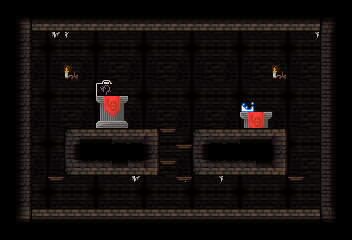

This game map was drawn from its Tiled (.tmx) file and the tilesets committed beside it. A one-line description and the trimmed map source follow:
An orthogonal 22x15 tile map with 16x16 px tiles, 5 tile layers (back, deco, stage, unit, ...).

<map version="1.0" orientation="orthogonal" renderorder="right-down" width="22" height="15" tilewidth="16" tileheight="16" nextobjectid="4">
 <tileset firstgid="1" name="dungeonTileSet" tilewidth="16" tileheight="16" tilecount="1024">
  <image source="dungeonTileset.png" width="512" height="512" />
  <terraintypes>
   <terrain name="block" tile="-1" />
  </terraintypes>
  <tile id="4" terrain=",,,0" />
  <tile id="5" terrain=",,0,0" />
  <tile id="6" terrain=",,0," />
  <tile id="12" terrain="0,0,0," />
  <tile id="13" terrain="0,0,," />
  <tile id="14" terrain="0,0,,0" />
  <tile id="36" terrain=",0,,0" />
  <tile id="37" terrain="0,0,0,0" />
  <tile id="38" terrain="0,,0," />
  <tile id="44" terrain="0,,0," />
  <tile id="46" terrain=",0,,0" />
  <tile id="68" terrain=",0,," />
  <tile id="69" terrain="0,0,," />
  <tile id="70" terrain="0,,," />
  <tile id="76" terrain="0,,0,0" />
  <tile id="77" terrain=",,0,0" />
  <tile id="78" terrain=",0,0,0" />
 </tileset>
 <layer name="back" width="22" height="15">
  <data>[330 cells, 330 non-empty, 9 distinct tile ids]</data>
 </layer>
 <layer name="deco" width="22" height="15">
  <data>[330 cells, 10 non-empty, 3 distinct tile ids]</data>
 </layer>
 <layer name="stage" width="22" height="15">
  <data>[330 cells, 180 non-empty, 21 distinct tile ids]</data>
 </layer>
 <layer name="unit" width="22" height="15">
  <data>[330 cells, 2 non-empty, 2 distinct tile ids]</data>
 </layer>
 <layer name="fore" width="22" height="15">
  <data>[330 cells, 0 non-empty, 0 distinct tile ids]</data>
 </layer>
</map>
